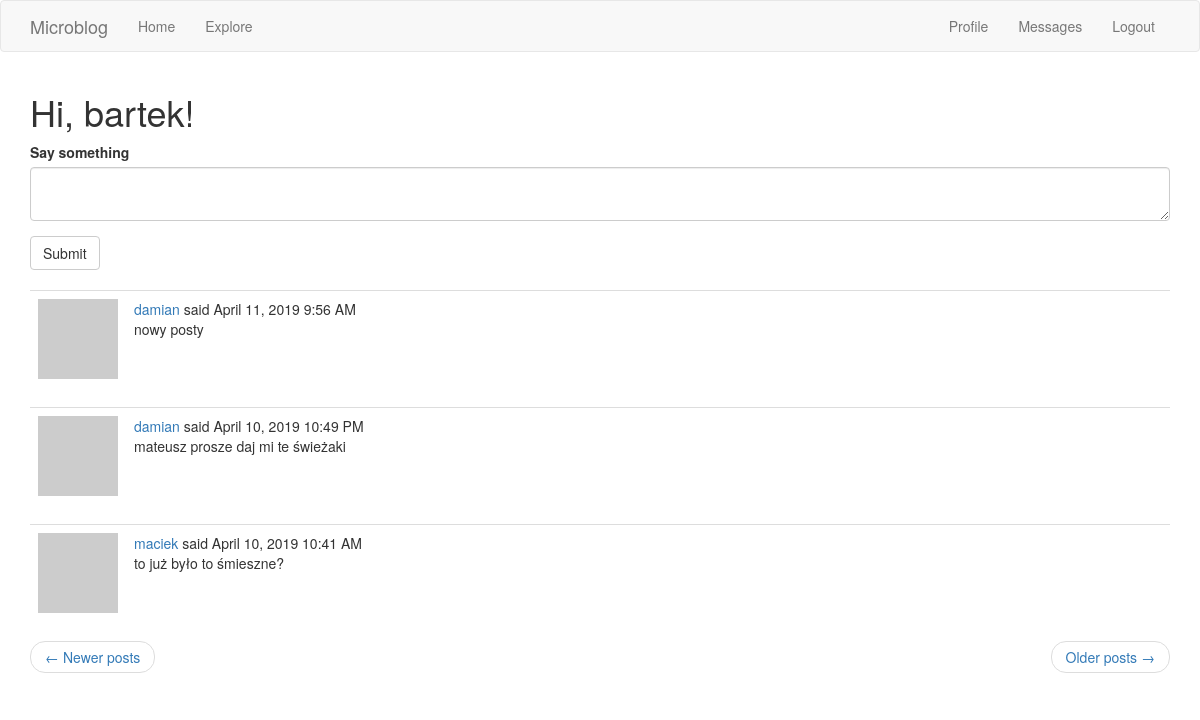
Screenshot of /index?page=2 (signed in) with the database file from the repository.
### app/models.py (models this page shows, shortened)
class User(UserMixin, db.Model):
    id = db.Column(db.Integer, primary_key=True)
    username = db.Column(db.String(64), index=True, unique=True)
    email = db.Column(db.String(120), index=True, unique=True)
    password_hash = db.Column(db.String(128))
    posts = db.relationship('Post', backref='author', lazy='dynamic')
    about_me = db.Column(db.String(140))
    last_seen = db.Column(db.DateTime, default=datetime.utcnow)
    followed = db.relationship(
        'User', secondary=followers,
        primaryjoin=(followers.c.follower_id == id),
        secondaryjoin=(followers.c.followed_id == id),
        backref=db.backref('followers', lazy='dynamic'), lazy='dynamic')
    messages_sent = db.relationship('Message', foreign_keys='Message.sender_id',
                                    backref='author', lazy='dynamic')
    messages_received = db.relationship('Message', foreign_keys='Message.recipient_id',
                                        backref='recipient', lazy='dynamic')
    last_message_read_time = db.Column(db.DateTime)
    def avatar(self, size):
        digest = md5(self.email.lower().encode('utf-8')).hexdigest()
        return 'https://www.gravatar.com/avatar/{}?d=identicon&s={}'.format(
            digest, size)
    def followed_posts(self):
        followed = Post.query.join(
            followers, (followers.c.followed_id == Post.user_id)).filter(
                followers.c.follower_id == self.id)
        own = Post.query.filter_by(user_id=self.id)
        return followed.union(own).order_by(Post.timestamp.desc())
    def new_messages(self):
        last_read_time = self.last_message_read_time or datetime(1900, 1, 1)
        return Message.query.filter_by(recipient=self).filter(
            Message.timestamp > last_read_time).count()

class Post(db.Model):
    id = db.Column(db.Integer, primary_key=True)
    body = db.Column(db.String(140))
    timestamp = db.Column(db.DateTime, index=True, default=datetime.utcnow)
    user_id = db.Column(db.Integer, db.ForeignKey('user.id'))

### app/routes.py (the view)
@app.route('/', methods=['GET', 'POST'])
@app.route('/index', methods=['GET', 'POST'])
@login_required
def index():
    form = PostForm()
    if form.validate_on_submit():
        post = Post(body=form.post.data, author=current_user)
        db.session.add(post)
        db.session.commit()
        flash(_('Succesfully added a post!'))
        return redirect(url_for('index'))
    page = request.args.get('page', 1, type=int)
    posts = current_user.followed_posts().paginate(
        page, app.config['POSTS_PER_PAGE'], False
    )
    next_url = url_for('index', page=posts.next_num) \
        if posts.has_next else None
    prev_url = url_for('index', page=posts.prev_num) \
        if posts.has_prev else None
    return render_template('index.html', title=_("Home"), form=form, posts=posts.items,
                           next_url=next_url, prev_url=prev_url)

### app/forms.py
class PostForm(FlaskForm):
    post = TextAreaField(_l('Say something'), validators=[DataRequired(), Length(min=1, max=140)])
    submit = SubmitField(_l('Submit'))

### app/models.py (called while the page is built)
@login.user_loader
def load_user(id):
    return User.query.get(int(id))

### app/routes.py (called while the page is built)
@app.before_request
def before_request():
    if current_user.is_authenticated:
        current_user.last_seen = datetime.utcnow()
        db.session.commit()
    g.locale = str(get_locale())

### app/templates/index.html
{% extends "base.html" %}
{% import 'bootstrap/wtf.html' as wtf %}
{% block app_content %}
    <h1>{{ _('Hi, %(username)s!', username=current_user.username) }}</h1>
    {% if form %}
    {{ wtf.quick_form(form) }}
    <br>
    {% endif %}
    {% for post in posts %}
        {% include '_post.html' %}
    {% endfor %}
    <nav aria-label="...">
        <ul class="pager">
            <li class="previous{% if not prev_url %} disabled{% endif %}">
                <a href="{{ prev_url or '#' }}">
                    <span aria-hidden="true">&larr;</span> {{ _('Newer posts') }}
                </a>
            </li>
            <li class="next{% if not next_url %} disabled{% endif %}">
                <a href="{{ next_url or '#' }}">
                    {{ _('Older posts') }} <span aria-hidden="true">&rarr;</span>
                </a>
            </li>
        </ul>
    </nav>
{% endblock %}

### app/templates/_post.html (shortened to what this page needs)
    <table class="table table-hover">
        <tr>
            <td width="30px">
                <a href="{{ url_for('user', username=post.author.username) }}">
                    <img src="{{ post.author.avatar(30) }}" />
                </a>
            </td>
            <td>
                {{ _('%(username)s said %(when)s',
                    username=user_link, when=moment(post.timestamp).format('LLL')) }}
                <br>
                {{ post.body }}
            </td>
        </tr>
    </table>

### rows the page displays
Post: body "nowy posty"
Post: body "mateusz prosze daj mi te świeżaki"
Post: body "to już było to śmieszne?"
